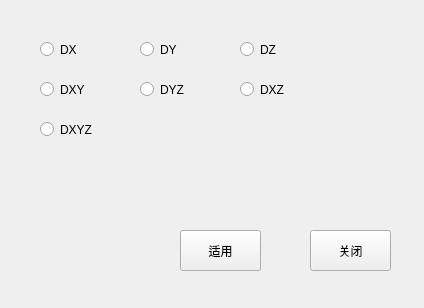
<?xml version="1.0" encoding="UTF-8"?>
<ui version="4.0">
 <class>DisplacementWindowClass</class>
 <widget class="QWidget" name="DisplacementWindowClass">
  <property name="geometry">
   <rect>
    <x>0</x>
    <y>0</y>
    <width>424</width>
    <height>308</height>
   </rect>
  </property>
  <property name="windowTitle">
   <string>DisplacementWindow</string>
  </property>
  <widget class="QPushButton" name="pushButtonSure">
   <property name="geometry">
    <rect>
     <x>180</x>
     <y>230</y>
     <width>81</width>
     <height>41</height>
    </rect>
   </property>
   <property name="text">
    <string>适用</string>
   </property>
  </widget>
  <widget class="QRadioButton" name="radioButtonDX">
   <property name="geometry">
    <rect>
     <x>40</x>
     <y>40</y>
     <width>61</width>
     <height>19</height>
    </rect>
   </property>
   <property name="text">
    <string>DX</string>
   </property>
  </widget>
  <widget class="QRadioButton" name="radioButtonDXY">
   <property name="geometry">
    <rect>
     <x>40</x>
     <y>80</y>
     <width>61</width>
     <height>19</height>
    </rect>
   </property>
   <property name="text">
    <string>DXY</string>
   </property>
  </widget>
  <widget class="QRadioButton" name="radioButtonDZ">
   <property name="geometry">
    <rect>
     <x>240</x>
     <y>40</y>
     <width>71</width>
     <height>19</height>
    </rect>
   </property>
   <property name="text">
    <string>DZ</string>
   </property>
  </widget>
  <widget class="QPushButton" name="pushButtonClose">
   <property name="geometry">
    <rect>
     <x>310</x>
     <y>230</y>
     <width>81</width>
     <height>41</height>
    </rect>
   </property>
   <property name="text">
    <string>关闭</string>
   </property>
  </widget>
  <widget class="QRadioButton" name="radioButtonDYZ">
   <property name="geometry">
    <rect>
     <x>140</x>
     <y>80</y>
     <width>71</width>
     <height>19</height>
    </rect>
   </property>
   <property name="text">
    <string>DYZ</string>
   </property>
  </widget>
  <widget class="QRadioButton" name="radioButtonDY">
   <property name="geometry">
    <rect>
     <x>140</x>
     <y>40</y>
     <width>71</width>
     <height>19</height>
    </rect>
   </property>
   <property name="text">
    <string>DY</string>
   </property>
  </widget>
  <widget class="QRadioButton" name="radioButtonDXZ">
   <property name="geometry">
    <rect>
     <x>240</x>
     <y>80</y>
     <width>71</width>
     <height>19</height>
    </rect>
   </property>
   <property name="text">
    <string>DXZ</string>
   </property>
  </widget>
  <widget class="QRadioButton" name="radioButtonDXYZ">
   <property name="geometry">
    <rect>
     <x>40</x>
     <y>120</y>
     <width>61</width>
     <height>19</height>
    </rect>
   </property>
   <property name="text">
    <string>DXYZ</string>
   </property>
  </widget>
 </widget>
 <layoutdefault spacing="6" margin="11"/>
 <resources/>
 <connections/>
</ui>
